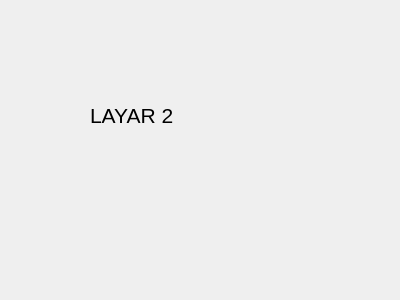
<?xml version="1.0" encoding="UTF-8"?>
<ui version="4.0">
 <class>Dialog</class>
 <widget class="QDialog" name="Dialog">
  <property name="geometry">
   <rect>
    <x>0</x>
    <y>0</y>
    <width>400</width>
    <height>300</height>
   </rect>
  </property>
  <property name="windowTitle">
   <string>Dialog</string>
  </property>
  <widget class="QLabel" name="label">
   <property name="geometry">
    <rect>
     <x>90</x>
     <y>100</y>
     <width>131</width>
     <height>31</height>
    </rect>
   </property>
   <property name="font">
    <font>
     <pointsize>16</pointsize>
    </font>
   </property>
   <property name="text">
    <string>LAYAR 2</string>
   </property>
  </widget>
 </widget>
 <resources/>
 <connections/>
</ui>
